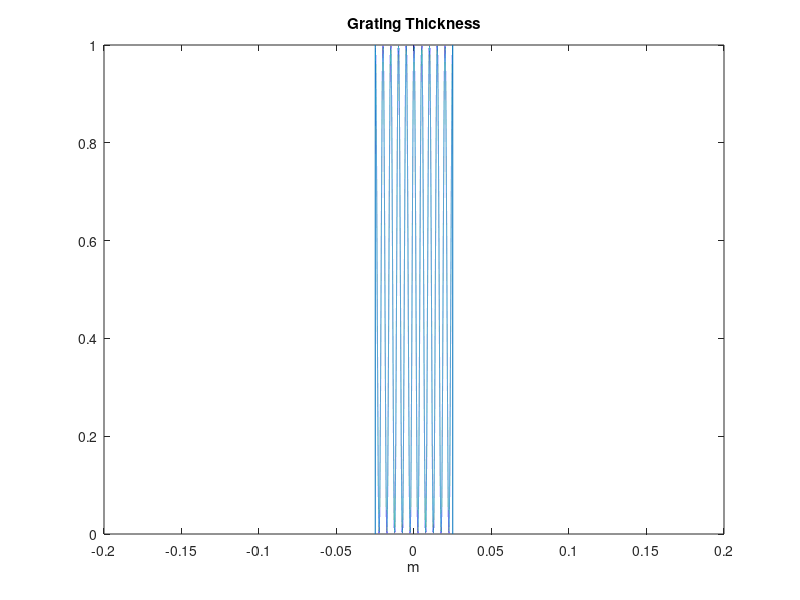
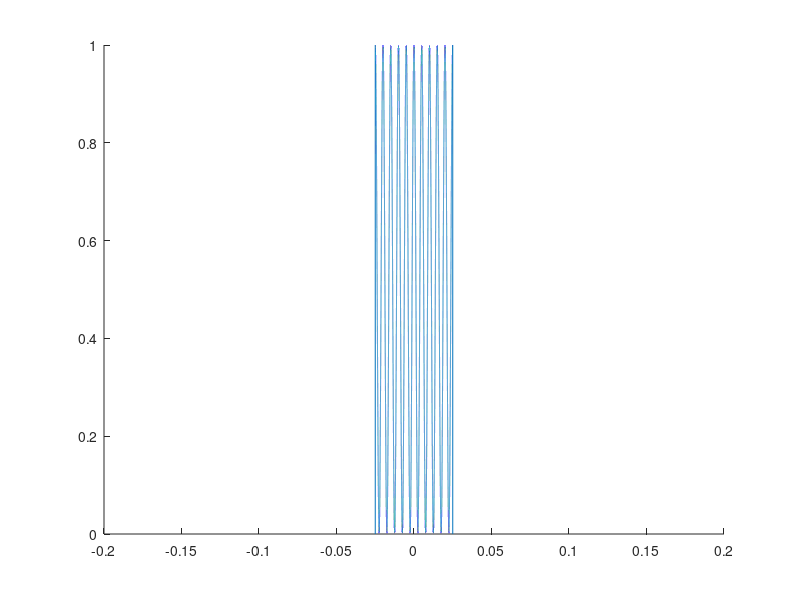

Here is the MATLAB script that generated these plots, in order: (Note: this script raises an error after producing the figures.)
clear;
close all;


delta_0 = 20e-3;
R1 = 400e-3;
R2 = -1e10;
n = 3/2;
lambda = 632.9e-9;
k = 2*pi/lambda;
f = 1/((n-1) * (1/R1));
D = 50e-3;

z0 = 50e-2;
f_number = f / D;
NA = sin(atan(1 / (2*f_number)));
spot_size = lambda / (2 * NA);

Mx = 2^20;

dx = 200e-9;
x = ((0 : 1 : Mx-1) - (Mx-1)/2)*dx;
dfx = 1 / (Mx*dx);
fx = ((0 : 1 : Mx-1) - (Mx-1)/2)*dfx;


L = 50e-4;
t = 1/2 * (1 + cos(2*pi*x/L));

a = abs(x) < D/2;
t = a .* t;

figure
plot(x, t)
xlabel("m")
title("Grating Thickness")

figure
hold on
plot(x, abs(t))


H = exp(1j * 2*pi * z0 * sqrt(1/(lambda^2) - fx.^2)); % Free space propagation by z0
T = FT2(t);
OUT = T .* H;
out = IFT2(OUT);
 
plot(x, abs(out)/max(abs(out(:))))
xlabel("m")
legend(["After passing grating", "After free space propagation"])
title("Field Amplitudes at Certain x points")